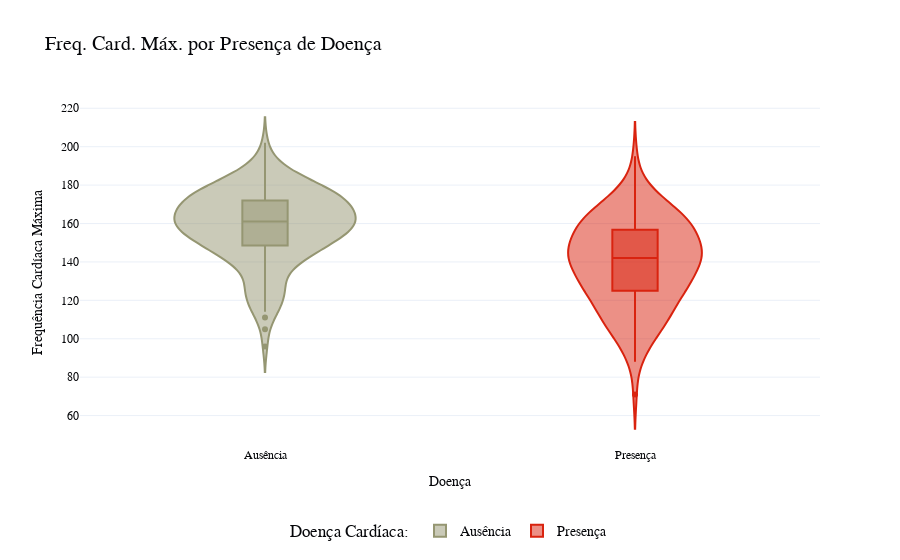

Notebook code cell kept with this figure:
### Code cell
thalach_violin = px.violin(

    df,
    x="target_labels",
    y="thalach",
    color="target_labels",
    box=True,
    points="outliers",
    color_discrete_map={'Presença': color_pal[3], 'Ausência': color_pal[2]},
    title = 'Freq. Card. Máx. por Presença de Doença',
    labels={'target_labels': 'Doença', 'thalach' : 'Freq. Card. Máx.'}
)

# Personalizando o layout do gráfico
thalach_violin.update_layout(

    font=dict(family ="Fira Code, sans-serif", color = color_pal[0], size=14),
    title_font= dict(size = 20, color = color_pal[0]),

    xaxis=dict(
        title='Doença',
        title_font=dict(size=14),
        tickfont=dict(size=12)
    ),
    yaxis=dict(
        title="Frequência Cardíaca Máxima",
        title_font=dict(size=14),
        tickfont=dict(size=12)
    ),

    legend=dict(
        title="Doença Cardíaca: ",
        orientation="h",
        x=0.5,
        y = -0.2,
        xanchor="center",
    ),

    template="plotly_white",
)


thalach_violin.show()

### Figure 1 — Plotly figure (JSON) as saved in the notebook; plotly's stock layout.template omitted (floating-point values rounded to 4 significant figures; data arrays with more than 128 entries replaced by an {"elided": "..."} marker saying what was removed)
{"data": [{"alignmentgroup": "True", "box": {"visible": true}, "hovertemplate": "Doença=%{x}<br>Freq. Card. Máx.=%{y}<extra></extra>", "legendgroup": "Ausência", "marker": {"color": "#959672"}, "name": "Ausência", "offsetgroup": "Ausência", "orientation": "v", "points": "outliers", "scalegroup": "True", "showlegend": true, "type": "violin", "x": {"elided": "164 str values"}, "x0": " ", "xaxis": "x", "y": {"elided": "164 int values"}, "y0": " ", "yaxis": "y"}, {"alignmentgroup": "True", "box": {"visible": true}, "hovertemplate": "Doença=%{x}<br>Freq. Card. Máx.=%{y}<extra></extra>", "legendgroup": "Presença", "marker": {"color": "#D9230F"}, "name": "Presença", "offsetgroup": "Presença", "orientation": "v", "points": "outliers", "scalegroup": "True", "showlegend": true, "type": "violin", "x": {"elided": "139 str values"}, "x0": " ", "xaxis": "x", "y": {"elided": "139 int values"}, "y0": " ", "yaxis": "y"}], "layout": {"font": {"color": "#050609", "family": "Fira Code, sans-serif", "size": 14}, "legend": {"orientation": "h", "title": {"text": "Doença Cardíaca: "}, "tracegroupgap": 0, "x": 0.5, "xanchor": "center", "y": -0.2}, "title": {"font": {"color": "#050609", "size": 20}, "text": "Freq. Card. Máx. por Presença de Doença"}, "violinmode": "overlay", "xaxis": {"anchor": "y", "categoryarray": ["Ausência", "Presença"], "categoryorder": "array", "domain": [0, 1], "tickfont": {"size": 12}, "title": {"font": {"size": 14}, "text": "Doença"}}, "yaxis": {"anchor": "x", "domain": [0, 1], "tickfont": {"size": 12}, "title": {"font": {"size": 14}, "text": "Frequência Cardíaca Máxima"}}}}
